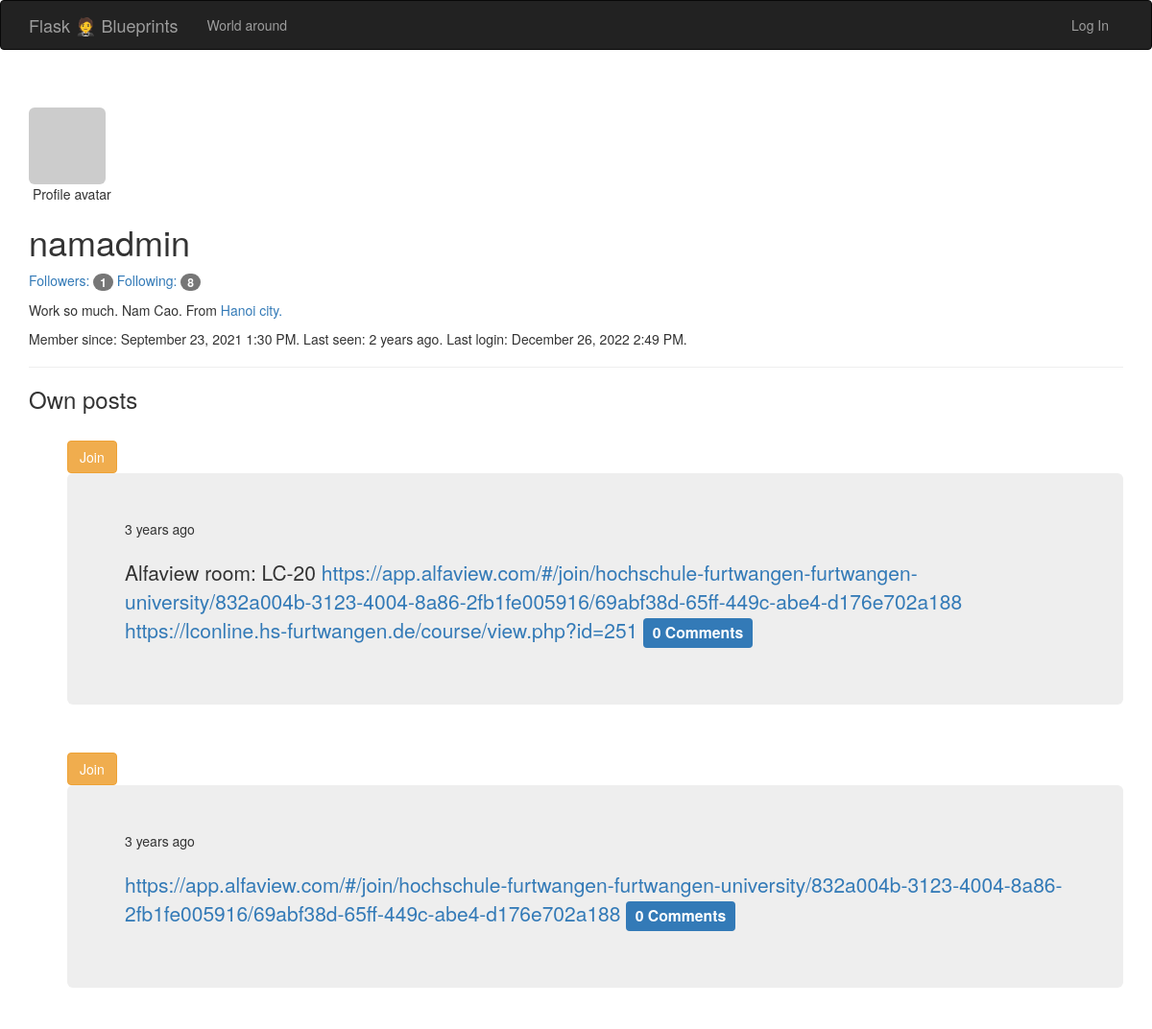
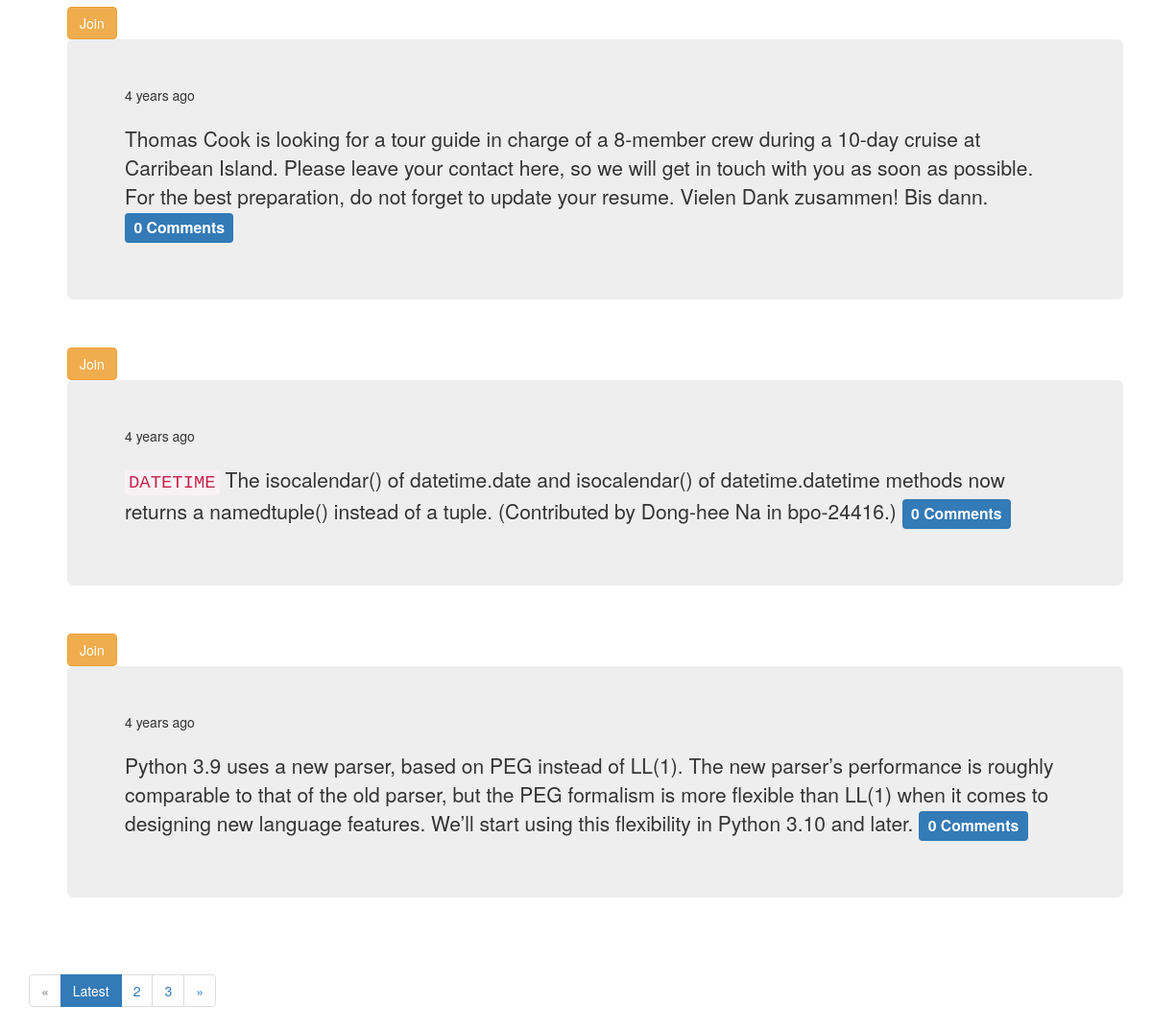
Page /user/namadmin on the committed database (2 pictures, top to bottom).
### flask_blueprint/app/models.py (models this page shows, shortened)
class User(UserMixin, db.Model):
    __tablename__ = 'users'
    id = db.Column(db.Integer, primary_key=True)
    username = db.Column(db.String(64), unique=True, index=True)
    email = db.Column(db.String(64), unique=True, index=True)
    role_id = db.Column(db.Integer, db.ForeignKey('roles.id')) # table 'roles' / column 'id'
    from flask_login import UserMixin, AnonymousUserMixin
    password_hash = db.Column(db.String(128))
    @property
    def password(self):
        raise AttributeError('Password is not a readable attribute.')
    confirmed = db.Column(db.Boolean, default=False)
    name = db.Column(db.String(64))
    location = db.Column(db.String(64))
    about_me = db.Column(db.Text()) # string that does not need a maximum length
    member_since = db.Column(db.DateTime())
    last_login = db.Column(db.DateTime())
    last_seen = db.Column(db.DateTime(), default=datetime.utcnow)
    avatar_hash = db.Column(db.String(32))
    def gravatar(self, size=100, default='identicon', rating='g'):
        if request.is_secure:
            url = 'https://secure.gravatar.com/avatar'
        else:
            url = 'http://www.gravatar.com/avatar'
        hash = self.avatar_hash or self.gravatar_hash()
        return '{url}/{hash}?s={size}&d={default}&r={rating}'.format(
            url=url, hash=hash, size=size, default=default, rating=rating)
    posts = db.relationship('Post', backref='author', lazy='dynamic')   ####§§ Line 195 <=> Line 267
    followed = db.relationship('Follow',                            # stars relating to this fan
                               foreign_keys=[Follow.follower_id],   # fan
                               backref=db.backref('follower', lazy='joined'),   # .follower
                               lazy='dynamic',
                               cascade='all, delete-orphan')
    followers = db.relationship('Follow',                            # fans relating to this star
                                foreign_keys=[Follow.followed_id],   # star
                                backref=db.backref('followed', lazy='joined'),   # .followed
                                lazy='dynamic',
                                cascade='all, delete-orphan')
    comments = db.relationship('Comment', backref='author', lazy='dynamic')

class Post(db.Model):
    __tablename__ = 'posts'
    id = db.Column(db.Integer, primary_key=True)
    body = db.Column(db.Text)
    timestamp = db.Column(db.DateTime, index=True, default=datetime.utcnow)
    author_id = db.Column(db.Integer, db.ForeignKey('users.id'))   ####§§ Line 195 <=> Line 267
    body_html = db.Column(db.Text)
    toquery_authornamestartswitha = db.Column(db.Boolean, default=False, index=True)
    comments = db.relationship('Comment', backref='post', lazy='dynamic')

### flask_blueprint/app/main/views.py (the view)
@main.route('/user/<username>')
def user(username):
    from flask import abort
    user = User.query.filter_by(username=username).first_or_404()   ###### Excellent method!
    if user is None:
        abort(404)
    page = request.args.get('page', 1, type=int)
    pagination = Post.query.filter_by(author=user).order_by(Post.timestamp.desc()).paginate(page, per_page=5, error_out=False)
    posts = pagination.items
    return render_template('user.html', user=user, posts=posts, pagination=pagination)

### flask_blueprint/app/auth/views.py (called while the page is built)
@auth.before_app_request
def before_request():
    if current_user.is_authenticated \
            and not current_user.confirmed \
            and request.blueprint != 'auth' \
            and request.endpoint != 'static':
        return redirect(url_for('auth.unconfirmed'))   ### line 94: return render_template('auth/resendconfirmation.html', form=form)

@auth.before_app_request
def before_request():
    if current_user.is_authenticated:
        current_user.ping()
        if not current_user.confirmed \
                and request.endpoint \
                and request.blueprint != 'auth' \
                and request.endpoint != 'static':
            return redirect(url_for('auth.unconfirmed'))

### flask_blueprint/app/main/__init__.py (called while the page is built)
@main.app_context_processor
def inject_permissions():
    return dict(Permission=Permission)

@main.app_context_processor
def inject_abc():
    abc = "ABC is shown here!"
    return dict(abc=abc)

@main.app_context_processor
def inject_commentid():
    try:
        with open('commentid', 'r') as f:
            commentid = f.read()
    except FileNotFoundError:
        commentid = ''
    return dict(commentid=commentid)

### flask_blueprint/app/main/views.py (called while the page is built, shortened)
@main.after_app_request
def after_request(response):
    return response

### flask_blueprint/app/models.py (called while the page is built)
    def can(self, permissions):
        return False

    def is_administrator(self):
        return False

### flask_blueprint/app/templates/user.html (shortened to what this page needs)
{% extends "base.html" %}
{% block page_content %}
<div class="page-header">
<div class="profile-header">
  <img class="img-rounded profile-thumbnail" src="{{ user.gravatar(size=192) }}">
        <div>&nbspProfile avatar</div>
</div>
    <h1>{{ user.username }}
    </h1>
<p>
    <a href="{{ url_for('.followers', username=user.username) }}">
        Followers: <span class="badge">{{ user.followers.count()-1 }}</span>
    </a>
    <a href="{{ url_for('.followed_by', username=user.username) }}">
        Following: <span class="badge">{{ user.followed.count()-1 }}</span>
    </a>
</p>
    {% if user.name or user.location %}
    <p>
        {% if user.about_me %}{{ user.about_me }}.{% endif %}
        {% if user.name %}{{ user.name }}.{% endif %}
        {% if user.location %}
            From <a href="http://maps.google.com/?q={{ user.location }}">
                {{ user.location }}.
            </a>
        {% endif %}
    </p>
    {% endif %}
    <p>
        Member since: {{ moment(user.member_since).format('LLL') }}.
        Last seen: {{ moment(user.last_seen).fromNow(refresh=True) }}.
        Last login: {{ moment(user.last_login).format('LLL') }}.
    </p>
</div>
<h3>Own posts</h3>
<br>
<ul class="posts">
  {% for post in posts %}
<a class="btn btn-warning" href="{{ url_for('.post', id=post.id) }}">
     <span>Join</span></a>
         <div class="jumbotron">
           {{ moment(post.timestamp).fromNow() }}<br><br>
           <p>
                      {% if post.body_html %}
                          {{ post.body_html | safe }}
                      {% else %}
                          {{ post.body }}
                      {% endif %}<a href="{{ url_for('.post', id=post.id) }}#comments" class="label label-primary">
                      {{ post.comments.count() }} Comments</a>
           </p>
         </div>
     <br>
     {% endfor %}
</ul>
  {% import "_macros.html" as macros %}
    {{ macros.pagination_widget(pagination, '.user', username=user.username) }}
{% endblock %}

### rows in the picture
User: username "namadmin", about_me "Work so much", name "Nam Cao", location "Hanoi city", member_since "September 23, 2021 1:30 PM", last_seen "2 years ago", last_login "December 26, 2022 2:49 PM"
Post: timestamp "3 years ago", body_html "Alfaview room: LC-20 https://app.alfaview.com/#/join/hochschule-furtwangen-furtwangen-university/832a004b-3123-4004-8a86-2fb1fe005916/69abf38d-65ff-449c-abe4-d176e702a188 https://lconline.hs-furtwangen.de/course/view.php?id=251", comments.count "0"
Post: timestamp "3 years ago", body_html "https://app.alfaview.com/#/join/hochschule-furtwangen-furtwangen-university/832a004b-3123-4004-8a86-2fb1fe005916/69abf38d-65ff-449c-abe4-d176e702a188", comments.count "0"
Post: timestamp "4 years ago", body_html "Thomas Cook is looking for a tour guide in charge of a 8-member crew during a 10-day cruise at Carribean Island. Please leave your contact here, so we will get in touch with you as soon as possible. For the best preparation, do not forget to update your resume. Vielen Dank zusammen! Bis dann.", comments.count "0"
Post: timestamp "4 years ago", body_html "DATETIME The isocalendar() of datetime.date and isocalendar() of datetime.datetime methods now returns a namedtuple() instead of a tuple. (Contributed by Dong-hee Na in bpo-24416.)", comments.count "0"
Post: timestamp "4 years ago", body_html "Python 3.9 uses a new parser, based on PEG instead of LL(1). The new parser’s performance is roughly comparable to that of the old parser, but the PEG formalism is more flexible than LL(1) when it comes to designing new language features. We’ll start using this flexibility in Python 3.10 and later.", comments.count "0"

### other values in the picture
{{ user.followers.count()-1 }} "1"
{{ user.followed.count()-1 }} "8"
{{ p }} "2" "3"
